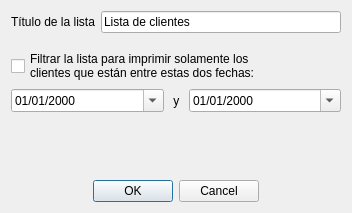
<?xml version="1.0" encoding="UTF-8"?>
<ui version="4.0">
 <class>DialogPrintClients</class>
 <widget class="QDialog" name="DialogPrintClients">
  <property name="geometry">
   <rect>
    <x>0</x>
    <y>0</y>
    <width>352</width>
    <height>213</height>
   </rect>
  </property>
  <property name="windowTitle">
   <string>Imprimir lista de clientes</string>
  </property>
  <layout class="QVBoxLayout" name="verticalLayout" stretch="0,0,0,0,0,0,0">
   <item>
    <layout class="QHBoxLayout" name="horizontalLayout">
     <item>
      <widget class="QLabel" name="label_2">
       <property name="text">
        <string>Título de la lista</string>
       </property>
      </widget>
     </item>
     <item>
      <widget class="QLineEdit" name="editTitle">
       <property name="text">
        <string>Lista de clientes</string>
       </property>
      </widget>
     </item>
    </layout>
   </item>
   <item>
    <spacer name="verticalSpacer_2">
     <property name="orientation">
      <enum>Qt::Vertical</enum>
     </property>
     <property name="sizeType">
      <enum>QSizePolicy::Fixed</enum>
     </property>
     <property name="sizeHint" stdset="0">
      <size>
       <width>20</width>
       <height>10</height>
      </size>
     </property>
    </spacer>
   </item>
   <item>
    <widget class="QCheckBox" name="checkBoxFilter">
     <property name="text">
      <string>Filtrar la lista para imprimir solamente los
clientes que están entre estas dos fechas:</string>
     </property>
    </widget>
   </item>
   <item>
    <layout class="QHBoxLayout" name="layoutDate" stretch="1,0,1">
     <item>
      <widget class="QDateEdit" name="dateIni">
       <property name="displayFormat">
        <string>dd/MM/yyyy</string>
       </property>
       <property name="calendarPopup">
        <bool>true</bool>
       </property>
      </widget>
     </item>
     <item>
      <widget class="QLabel" name="label">
       <property name="text">
        <string> y </string>
       </property>
      </widget>
     </item>
     <item>
      <widget class="QDateEdit" name="dateEnd">
       <property name="displayFormat">
        <string>dd/MM/yyyy</string>
       </property>
       <property name="calendarPopup">
        <bool>true</bool>
       </property>
      </widget>
     </item>
    </layout>
   </item>
   <item>
    <widget class="QLabel" name="labelInfo">
     <property name="text">
      <string/>
     </property>
    </widget>
   </item>
   <item>
    <spacer name="verticalSpacer">
     <property name="orientation">
      <enum>Qt::Vertical</enum>
     </property>
     <property name="sizeHint" stdset="0">
      <size>
       <width>20</width>
       <height>40</height>
      </size>
     </property>
    </spacer>
   </item>
   <item>
    <widget class="QDialogButtonBox" name="buttonBox">
     <property name="orientation">
      <enum>Qt::Horizontal</enum>
     </property>
     <property name="standardButtons">
      <set>QDialogButtonBox::Cancel|QDialogButtonBox::Ok</set>
     </property>
     <property name="centerButtons">
      <bool>true</bool>
     </property>
    </widget>
   </item>
  </layout>
 </widget>
 <resources/>
 <connections>
  <connection>
   <sender>buttonBox</sender>
   <signal>accepted()</signal>
   <receiver>DialogPrintClients</receiver>
   <slot>accept()</slot>
   <hints>
    <hint type="sourcelabel">
     <x>227</x>
     <y>127</y>
    </hint>
    <hint type="destinationlabel">
     <x>157</x>
     <y>148</y>
    </hint>
   </hints>
  </connection>
  <connection>
   <sender>buttonBox</sender>
   <signal>rejected()</signal>
   <receiver>DialogPrintClients</receiver>
   <slot>reject()</slot>
   <hints>
    <hint type="sourcelabel">
     <x>295</x>
     <y>133</y>
    </hint>
    <hint type="destinationlabel">
     <x>286</x>
     <y>148</y>
    </hint>
   </hints>
  </connection>
  <connection>
   <sender>dateIni</sender>
   <signal>dateChanged(QDate)</signal>
   <receiver>DialogPrintClients</receiver>
   <slot>updateFilteredList()</slot>
   <hints>
    <hint type="sourcelabel">
     <x>87</x>
     <y>66</y>
    </hint>
    <hint type="destinationlabel">
     <x>96</x>
     <y>81</y>
    </hint>
   </hints>
  </connection>
  <connection>
   <sender>dateEnd</sender>
   <signal>dateChanged(QDate)</signal>
   <receiver>DialogPrintClients</receiver>
   <slot>updateFilteredList()</slot>
   <hints>
    <hint type="sourcelabel">
     <x>342</x>
     <y>65</y>
    </hint>
    <hint type="destinationlabel">
     <x>377</x>
     <y>81</y>
    </hint>
   </hints>
  </connection>
  <connection>
   <sender>checkBoxFilter</sender>
   <signal>clicked()</signal>
   <receiver>DialogPrintClients</receiver>
   <slot>updateInfo()</slot>
   <hints>
    <hint type="sourcelabel">
     <x>140</x>
     <y>22</y>
    </hint>
    <hint type="destinationlabel">
     <x>401</x>
     <y>43</y>
    </hint>
   </hints>
  </connection>
 </connections>
 <slots>
  <slot>updateFilteredList()</slot>
  <slot>updateInfo()</slot>
 </slots>
</ui>
